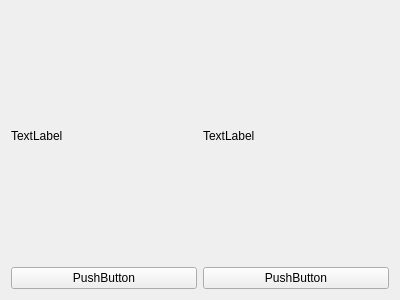
<?xml version="1.0" encoding="UTF-8"?>
<ui version="4.0">
 <class>myWidget</class>
 <widget class="QWidget" name="myWidget">
  <property name="geometry">
   <rect>
    <x>0</x>
    <y>0</y>
    <width>400</width>
    <height>300</height>
   </rect>
  </property>
  <property name="windowTitle">
   <string>Form</string>
  </property>
  <layout class="QGridLayout" name="gridLayout_2">
   <item row="0" column="0">
    <layout class="QGridLayout" name="gridLayout">
     <item row="0" column="1">
      <widget class="QLabel" name="label2">
       <property name="text">
        <string>TextLabel</string>
       </property>
      </widget>
     </item>
     <item row="0" column="0">
      <widget class="QLabel" name="label1">
       <property name="text">
        <string>TextLabel</string>
       </property>
      </widget>
     </item>
     <item row="1" column="0">
      <widget class="QPushButton" name="button1">
       <property name="text">
        <string>PushButton</string>
       </property>
      </widget>
     </item>
     <item row="1" column="1">
      <widget class="QPushButton" name="button2">
       <property name="text">
        <string>PushButton</string>
       </property>
      </widget>
     </item>
    </layout>
   </item>
  </layout>
 </widget>
 <resources/>
 <connections/>
</ui>
